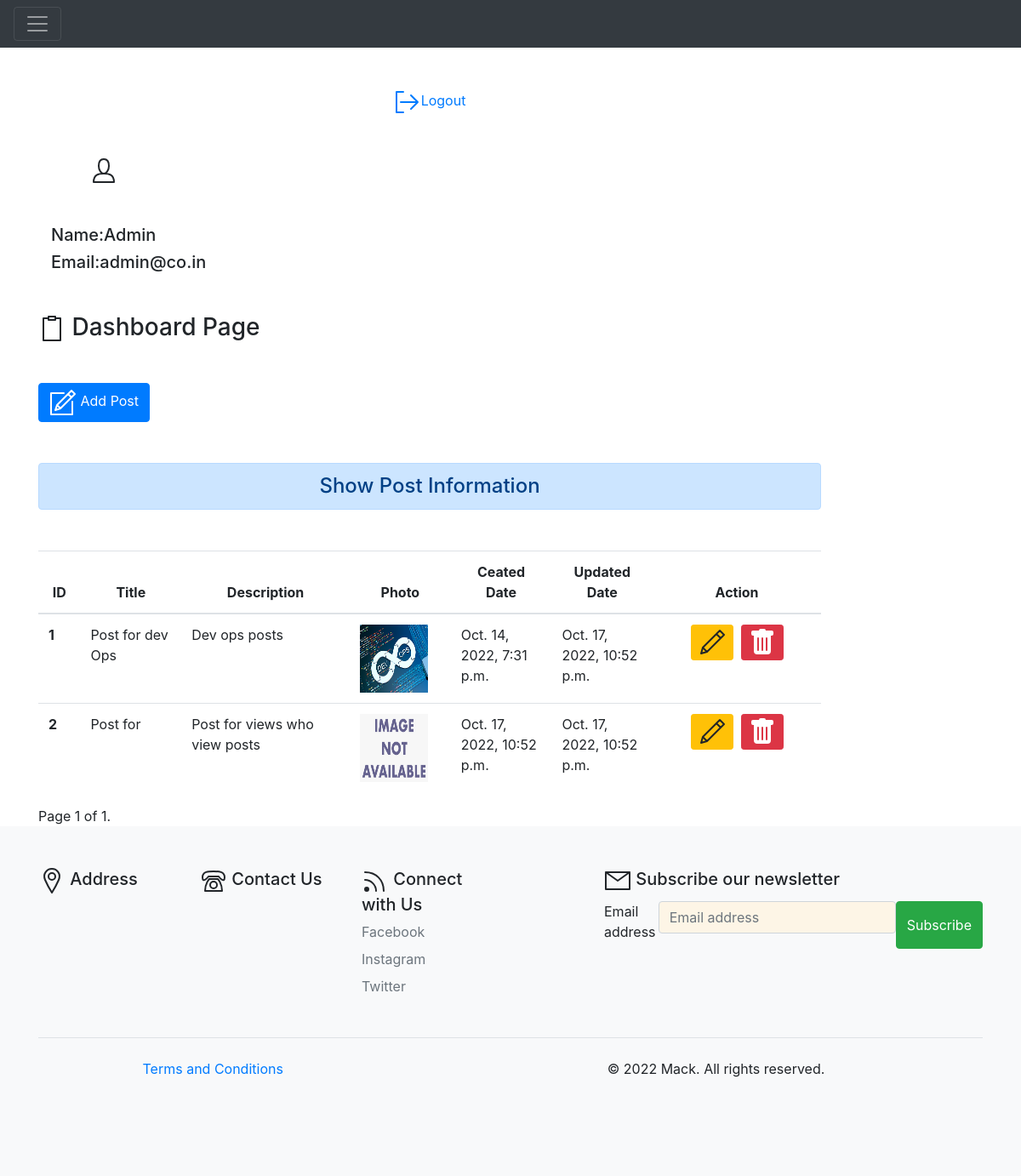
Before: /dashboard/ (signed in) with the older database file.
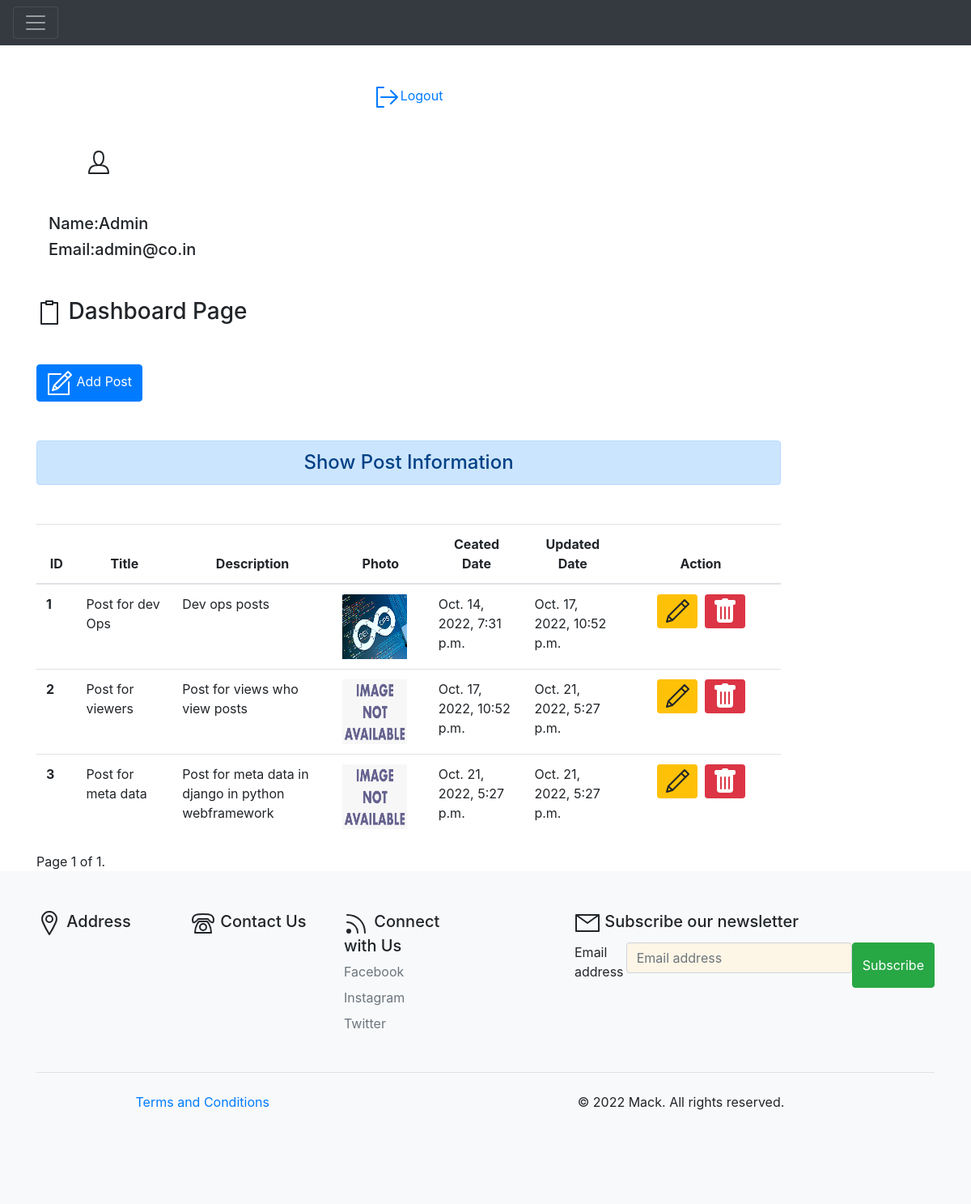
After: the same page with the newer database file.
### blog/models.py (models this page shows, shortened)
class Post(models.Model):
    title = models.CharField(max_length=500)
    description = models.TextField(max_length=500)
    photo = models.ImageField(upload_to='static/images/',blank=True)
    created_at = models.DateTimeField(auto_now_add=True)
    updated_at = models.DateTimeField(auto_now=True)
    class Meta:
        verbose_name = 'Post'
        verbose_name_plural = 'Post'

### blog/views.py (the view)
# urls.py: path('dashboard/', views.dashboard, name="dashboard"),
def dashboard(request):
    if request.user.is_authenticated:
        posts = Post.objects.all()
        paginator = Paginator(posts, 5)
        page_number = request.GET.get('page')
        page_obj = paginator.get_page(page_number)
        user = request.user
        full_name = user.get_full_name()
        email = user.email
        gps = user.groups.all()
        return render(request, 'blog/dashboard.html', {'posts': page_obj, 'full_name': full_name, 'groups': gps, 'email': email, 'page_obj': page_obj})
    else:
        return HttpResponseRedirect('/login/')

### blog/templates/blog/dashboard.html (shortened to what this page needs)
{% extends 'blog/base.html' %}
{% load  static %}
{% block side %}
<div class="col-sm-10">
  <div align="center">
    <a href="{% url 'logout'%}"><svg id="i-signout" xmlns="http://www.w3.org/2000/svg" viewBox="0 0 32 32" width="32" height="32" fill="none" stroke="currentcolor" stroke-linecap="round" stroke-linejoin="round" stroke-width="2">
      <path d="M28 16 L8 16 M20 8 L28 16 20 24 M11 28 L3 28 3 4 11 4" />
    </svg>Logout</a>
  </div>
  <div class="col-sm-2 text-center">
    <h4 class="my-5"></h4>
    <h5>Name:{{full_name}}</h5>
    <h5>Email:{{email}}</h5>
  </div>
{% endblock side %}
{% block content%}
    <h3 class="my-5"><svg id="i-clipboard" xmlns="http://www.w3.org/2000/svg" viewBox="0 0 32 32" width="32" height="32" fill="none" stroke="currentcolor" stroke-linecap="round" stroke-linejoin="round" stroke-width="2">
      <path d="M12 2 L12 6 20 6 20 2 12 2 Z M11 4 L6 4 6 30 26 30 26 4 21 4" />
  </svg> Dashboard Page</h3>
    <a href="{% url 'add_post'%}" class="btn btn-primary"><svg id="i-compose" xmlns="http://www.w3.org/2000/svg" viewBox="0 0 32 32" width="32" height="32" fill="none" stroke="currentcolor" stroke-linecap="round" stroke-linejoin="round" stroke-width="2">
      <path d="M27 15 L27 30 2 30 2 5 17 5 M30 6 L26 2 9 19 7 25 13 23 Z M22 6 L26 10 Z M9 19 L13 23 Z" />
  </svg> Add Post</a>
    <h4 class="text-center alert alert-primary my-5">Show Post Information</h4>
    {% if posts %}
    <table class="table table-hover ">
      <thead>
        <tr class="text-center">
          <th scope="col" style="width:5%">ID</th>
          <th scope="col" style="width:12%">Title</th>
          <th scope="col" style="width:20%">Description</th>
          <th scope="col" style="width:12%">Photo</th>
          <th scope="col" style="width:12%">Ceated Date</th>
          <th scope="col" style="width:12%">Updated Date</th>
          <th scope="col" style="width:20%">Action</th>
        </tr>
      </thead>
      <tbody>
        {% if page_obj %}
        {% for post in posts %}
        <tr>
          <th scope="row">{{post.id}}</th>
          <td>{{post.title}}</td>
          <td>{{post.description}}</td>
          {% if post.photo %}
          <td><img src="{{post.photo.url}}" alt="no image found" height=80 width=80></img></td>
          {% else %}
          <td><img src="/static/images/image_not_found.png" alt="" height=80 width=80></img></td>
          {% endif %}
          <td>{{post.created_at}}</td>
          <td>{{post.updated_at}}</td>
          <td class="text-center">
            <a href="{% url 'update_post' post.id %}" class="btn btn-warning btn-sm"><svg id="i-edit" xmlns="http://www.w3.org/2000/svg" viewBox="0 0 32 32" width="32" height="32" fill="none" stroke="currentcolor" stroke-linecap="round" stroke-linejoin="round" stroke-width="2">
              <path d="M30 7 L25 2 5 22 3 29 10 27 Z M21 6 L26 11 Z M5 22 L10 27 Z" />
          </svg></a>&nbsp;
            {% if  perms.blog.delete_post %}
            <form action="{% url 'delete' post.id %}" method="post" class="d-inline">
            <button class="btn btn-danger btn-sm"></button>
            </form>
          {% endif %}
          </td>
        </tr>
        {% endfor %}
        {% endif %}
      </tbody>
    </table>
<div class="pagination">
  <span class="step-links">
      <span class="current">
          Page {{ page_obj.number }} of {{ page_obj.paginator.num_pages }}.
      </span>
  </span>
</div>
    {% else %}
    <h4 class="text-center alert alert-warning">No Data Found</h4>
    {% endif %}
    </div>
</div>
{% endblock content%}

### blog/templates/blog/base.html (shortened to what this page needs)
<!DOCTYPE html>
{% load static %}
<html lang="en">
<head>
    <link rel="stylesheet" href="{% static  'blog/css/bootstrap.css'%}">
    <link rel="stylesheet" href="{% static  'blog/css/style.css'%}">
</head>
<body>
    {% include 'blog/navbar.html' %}
<br>
<div class="container">
<div class="row">
    {% block side%}
    {% endblock side%}
    {% block content%}
    {% endblock content%}
</div>
<div class="fluid bg-light ">
    <div>
    {% include 'blog/footer.html' %}
</body>
</html>

### blog/templates/blog/navbar.html (shortened to what this page needs)
    <nav class="navbar navbar-dark bg-dark">
      <button class="navbar-toggler" type="button" data-toggle="collapse" data-target="#navbarToggleExternalContent" aria-controls="navbarToggleExternalContent" aria-expanded="false" aria-label="Toggle navigation">
        <span class="navbar-toggler-icon"></span>
      </button>
    </nav>

### blog/templates/blog/footer.html (shortened to what this page needs)
<footer>
<div class="container">
    <footer class="py-5">
      <div class="row">
        <div class="col-6 col-md-2 mb-3">
          <h5> Address</h5>
          <ul class="nav flex-column">
          </ul>
        </div>
        <div class="col-6 col-md-2 mb-3">
          <h5> Contact Us </h5>
          <ul class="nav flex-column">
          </ul>
        </div>
        <div class="col-6 col-md-2 mb-3">
          <h5><svg id="i-feed" xmlns="http://www.w3.org/2000/svg" viewBox="0 0 32 32" width="32" height="32" fill="none" stroke="currentcolor" stroke-linecap="round" stroke-linejoin="round" stroke-width="2">
            <circle cx="6" cy="26" r="2" fill="currentColor" />
            <path d="M4 15 C11 15 17 21 17 28 M4 6 C17 6 26 15 26 28" />
        </svg> Connect with Us </h5>
          <ul class="nav flex-column">
            <li class="nav-item mb-2"><a href="{{footer_fb}}" class="nav-link p-0 text-muted">Facebook</a></li>
            <li class="nav-item mb-2"><a href="{{footer_ins}}" class="nav-link p-0 text-muted">Instagram</a></li>
            <li class="nav-item mb-2"><a href="{{footer_twi}}" class="nav-link p-0 text-muted">Twitter</a></li>
          </ul>
        </div>
        <div class="col-md-5 offset-md-1 mb-3">
          <form action="#" method="post">
            <h5><svg id="i-mail" xmlns="http://www.w3.org/2000/svg" viewBox="0 0 32 32" width="32" height="32" fill="none" stroke="currentcolor" stroke-linecap="round" stroke-linejoin="round" stroke-width="2">
              <path d="M2 26 L30 26 30 6 2 6 Z M2 6 L16 16 30 6" />
          </svg> Subscribe our newsletter</h5>
            <div class="d-flex flex-column flex-sm-row w-100 gap-2">
              <label for="newsletter1" class="visually-hidden">Email address</label>
              <input id="newsletter1" type="email" class="form-control" placeholder="Email address">
              <button class="btn btn-success" type="button">Subscribe</button>
            </div>
          </form>
        </div>
      </div>
      <div class="d-flex flex-column flex-sm-row justify-content-between py-4 my-4 border-top">
        <div class="col-md-5 offset-md-1 mb-3">
          <a href="{% url 'terms'%}" class="col-6 col-md-2 mb-3">Terms and Conditions</a>
      </div>
        <p>&copy; 2022 Mack. All rights reserved.</p>
        <ul class="list-unstyled d-flex">
          <li class="ms-3"><a class="link-dark" href="#"><svg class="bi" width="24" height="24"><use xlink:href="#twitter"/></svg></a></li>
          <li class="ms-3"><a class="link-dark" href="#"><svg class="bi" width="24" height="24"><use xlink:href="#instagram"/></svg></a></li>
          <li class="ms-3"><a class="link-dark" href="#"><svg class="bi" width="24" height="24"><use xlink:href="#facebook"/></svg></a></li>
        </ul>
      </div>
    </footer>
</div>
    </body>
  </html>

### blog/static/blog/css/style.css (style rules this page uses)
.form-control, .form-control:focus { background-color: oldlace; }

Changed rows visible on the page:
changed Post "Post for views who view posts": title "Post for" → "Post for viewers"; updated_at "Oct. 17, 2022, 10:52 p.m." → "Oct. 21, 2022, 5:27 p.m."
added Post: id "3", title "Post for meta data", description "Post for meta data in django in python webframework", created_at "Oct. 21, 2022, 5:27 p.m.", updated_at "Oct. 21, 2022, 5:27 p.m."
